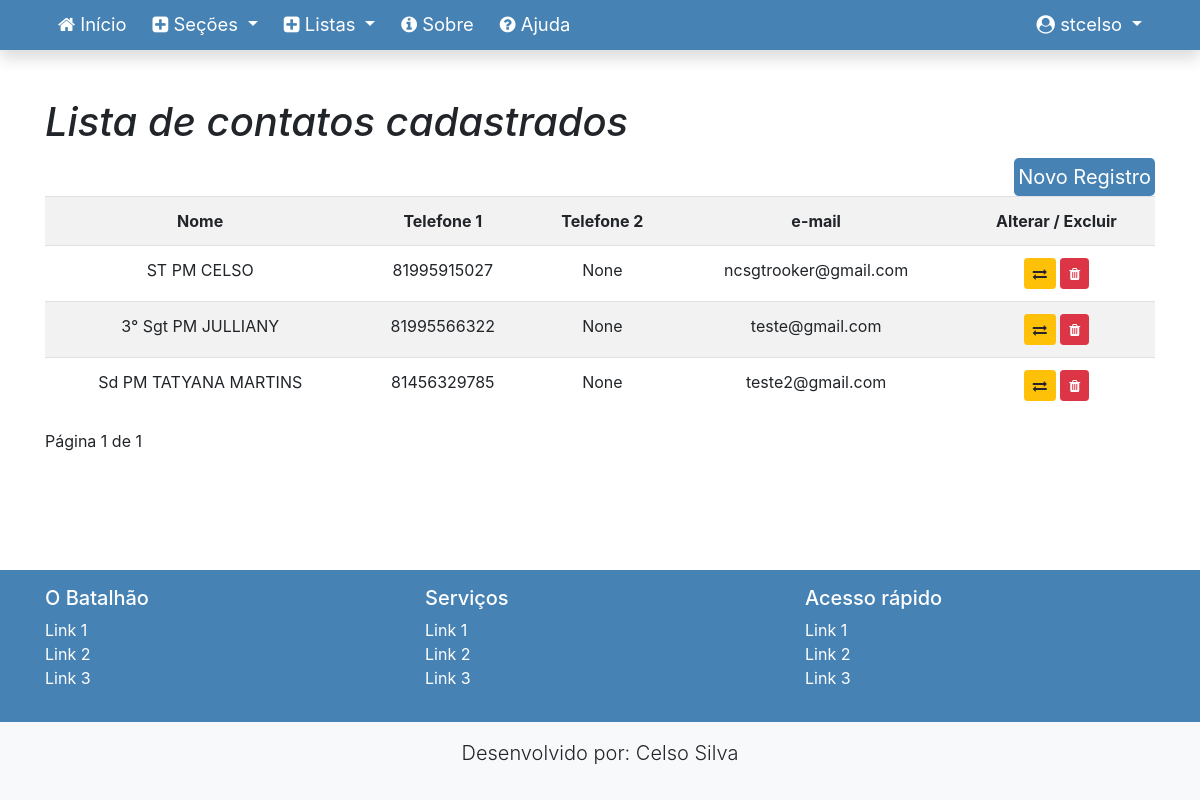
The app's page /listar/contatos/ (signed in) with its own data.
### appCreate/models.py (models this page shows, shortened)
class Contato(models.Model):
    tel1 = models.CharField(max_length=16, verbose_name="telefone")
    tel2 = models.CharField(max_length=16, null=True, blank=True, verbose_name="telefone")
    email = models.EmailField(default=None, verbose_name="e-mail")
    idPessoaContato = models.OneToOneField(Pessoa, on_delete=models.CASCADE, verbose_name="identificação")

class Pessoa(models.Model):
    graduacao = models.CharField(max_length=12, verbose_name="graduação", choices=GRADUACAO)
    matricula = models.IntegerField(primary_key=True)
    nome_guerra = models.CharField(max_length=30, verbose_name="nome de guerra")
    def __str__(self):
        return "{} {}".format(self.graduacao, self.nome_guerra)

### appListas/views.py (the view)
# urls.py: path('contatos/', ContatoList.as_view(), name='contatoList'),
class ContatoList(LoginRequiredMixin, ListView):
    login_url = reverse_lazy('login')
    model = Contato
    fields = ['idPessoaContato', 'tel1', 'tel2', 'email']
    template_name = 'appListas/listaContatos.html'
    paginate_by = 10
    def get_context_data(self, *args, **kwargs):
        contexto = super().get_context_data(*args, **kwargs)
        contexto['titulo'] = "Lista de contatos cadastrados"
        return contexto

### appListas/templates/appListas/listaContatos.html (shortened to what this page needs)
{% extends 'base.html' %}
{% load static %}
{% load crispy_forms_tags %} class="text-center"
{% block conteudo %}
<h1><i>{{ titulo }}</i></h1>
    <a href="{% url 'contatoNew' %}" class="bg-ifpr text-white p-1 btn-lg active mt-1 float-right">Novo Registro</a>
<div class="table-responsive">
    <table class="table table-striped">
        <tr>
            <th class="text-center">Nome</th>
            <th class="text-center">Telefone 1</th>
            <th class="text-center">Telefone 2</th>
            <th class="text-center">e-mail</th>
            <th class="text-center">Alterar / Excluir</th>
        {% for contato in object_list %}
        <tr>
            <td class="text-center">{{ contato.idPessoaContato }}</td>
            <td class="text-center">{{ contato.tel1 }}</td>
            <td class="text-center">{{ contato.tel2 }}</td>
            <td class="text-center">{{ contato.email }}</td>
            <td class="text-center">
                <a href="{% url 'contatoUp' contato.pk %}" class="btn btn-warning btn-sm" title="Editar"><i class="fa fa-exchange"></i></a>
                <a href="{% url 'contatoDel' contato.pk %}" class="btn btn-danger btn-sm" title="Excluir"><i class="fa fa-trash"></i></a>
        </tr>
         {% empty %}
          <tr>
            <td colspan="3">Nenhum registro encontrado</td>
        </tr>
         {% endfor %}
        </tr>
    </table>
        <div class="pagination">
<span class="step-links">
<span class="current">
Página {{ page_obj.number }} de {{ page_obj.paginator.num_pages }}
</span>
</span>
        </div>
</div>
{% endblock %}

### templates/base.html (shortened to what this page needs)
{% load static %}
{% load crispy_forms_tags %}
<!doctype html>
<html lang="pt-br" class="h-100">
<head>
    <link href="{% static 'css/bootstrap.min.css' %}" rel="stylesheet">
    <link href="{% static 'css/font-awesome.min.css' %}" rel="stylesheet">
    <link href="{% static 'css/ifpr.css' %}" rel="stylesheet">
</head>
<body class="d-flex flex-column h-100">
    <main role="main" class="flex-shrink-0">
{% block menu %}
        <nav class="navbar navbar-expand-lg navbar-dark bg-ifpr font-115 shadow">
            <div class="container">
                <div class="collapse navbar-collapse" id="navbarNavDropdown">
                    <ul class="navbar-nav mr-auto">
                        <li class="nav-item">
                            <a class="nav-link" href="{% url 'index' %}">
                                <i class="fa fa-home" aria-hidden="true"></i>
                                Início
                            </a>
                        </li>
                        {% if request.user.is_authenticated %}
                        <li class="nav-item dropdown">
                            <a class="nav-link dropdown-toggle text-white" href="{% url 'novo' %}" id="navbarDropdownMenuLink"
                               role="button" data-toggle="dropdown" aria-haspopup="true" aria-expanded="false">
                                <i class="fa fa-plus-square" aria-hidden="true"></i>
                                Seções
                            </a>
                        </li>
                          <li class="nav-item dropdown">
                            <a class="nav-link dropdown-toggle text-white" href="{% url 'listar' %}" id="navbarDropdownMenuLink"
                               role="button" data-toggle="dropdown" aria-haspopup="true" aria-expanded="false">
                                <i class="fa fa-plus-square" aria-hidden="true"></i>
                                Listas
                            </a>
                        </li>
                        {% endif %}
                        <li class="nav-item ">
                            <a class="nav-link" href="">
                                <i class="fa fa-info-circle" aria-hidden="true"></i>
                                Sobre
                            </a>
                        </li>
                        <li class="nav-item ">
                            <a class="nav-link" href="#">
                                <i class="fa fa-question-circle" aria-hidden="true"></i>
                                Ajuda
                            </a>
                        </li>
                    </ul>
                    <ul class="navbar-nav">
                        {% if request.user.is_authenticated %}
                        <li class="nav-item dropdown">
                            <a class="nav-link dropdown-toggle text-white" href="#" id=""
                                role="button" data-toggle="dropdown" aria-haspopup="true" aria-expanded="false">
                                <i class="fa fa-user-circle" aria-hidden="true"></i>
                                <span id="username">{{ request.user }}</span>
                            </a>
                        </li>
                        {% endif %}
                    </ul>
                </div>
            </div>
        </nav>
{% endblock %}
        <div class="container py-5">
{% block conteudo %}{% endblock %}
        </div>
    </main>
    <footer class="mt-auto">
        {% block rodape-links %}
        <div class="container-fluid bg-ifpr text-white p-3">
            <div class="container">
                <div class="row">
                    <div class="col-sm">
                        <h5>O Batalhão</h5>
                        <ul class="list-unstyled">
                            <li><a href="#" class="text-white">Link 1</a></li>
                            <li><a href="#" class="text-white">Link 2</a></li>
                            <li><a href="#" class="text-white">Link 3</a></li>
                        </ul>
                    </div>
                    <div class="col-sm">
                        <h5>Serviços</h5>
                        <ul class="list-unstyled">
                            <li><a href="#" class="text-white">Link 1</a></li>
                            <li><a href="#" class="text-white">Link 2</a></li>
                            <li><a href="#" class="text-white">Link 3</a></li>
                        </ul>
                    </div>
                    <div class="col-sm">
                        <h5>Acesso rápido</h5>
                        <ul class="list-unstyled">
                            <li><a href="#" class="text-white">Link 1</a></li>
                            <li><a href="#" class="text-white">Link 2</a></li>
                            <li><a href="#" class="text-white">Link 3</a></li>
                        </ul>
                    </div>
                </div>
            </div>
        </div>
{% endblock %}
{% block rodape %}
        <div class="container-fluid bg-light text-center p-3">
            <div class="row">
                <div class="col-md-4 mx-auto text-center">
                    <p>
                        <span class="lead">Desenvolvido por: Celso Silva</span><br>
                    </p>
                </div>
            </div>
{% endblock %}
        </div>
    </footer>
</body>
</html>

### static/css/ifpr.css (style rules this page uses)
.bg-ifpr { background-color: #4682B4; }
.font-115 { font-size: 115%; }
.navbar { padding: 0 !important; }
.navbar a.nav-link { color: white !important; }
.navbar .nav-item { padding: 3px 5px; }
table td { max-width: 500px; }

### records on screen
Contato: idPessoaContato "ST PM CELSO", tel1 "81995915027", tel2 "None", email "ncsgtrooker@gmail.com"
Contato: idPessoaContato "3° Sgt PM JULLIANY", tel1 "81995566322", tel2 "None", email "teste@gmail.com"
Contato: idPessoaContato "Sd PM TATYANA MARTINS", tel1 "81456329785", tel2 "None", email "teste2@gmail.com"

### other values on screen
{{ request.user }} "stcelso"
{{ titulo }} "Lista de contatos cadastrados"
{{ page_obj.number }} "1"
{{ page_obj.paginator.num_pages }} "1"
